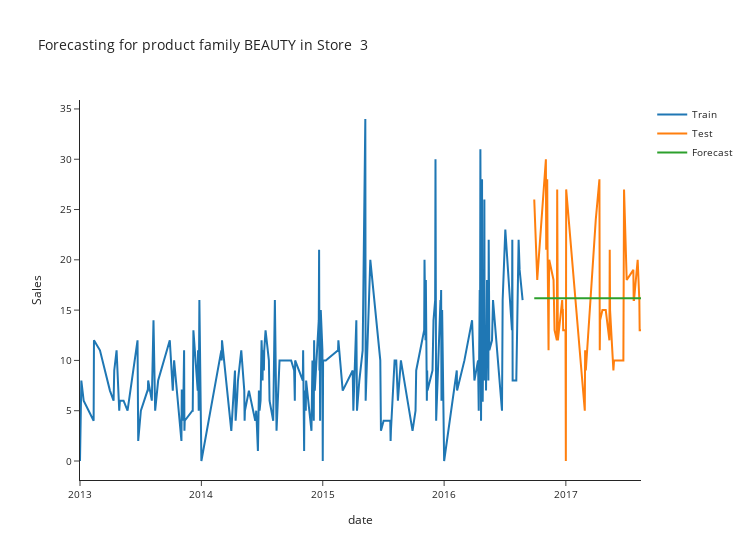

The notebook cell this image was saved under:
### Code cell
f_data = pd.read_csv('../results/results_forecasting.csv', parse_dates=['date'])
store_nbr  = 3
family = "BEAUTY"
plot_func(f_data, data , store_nbr, family, f"Forecasting for product family {family} in Store  {store_nbr}")
